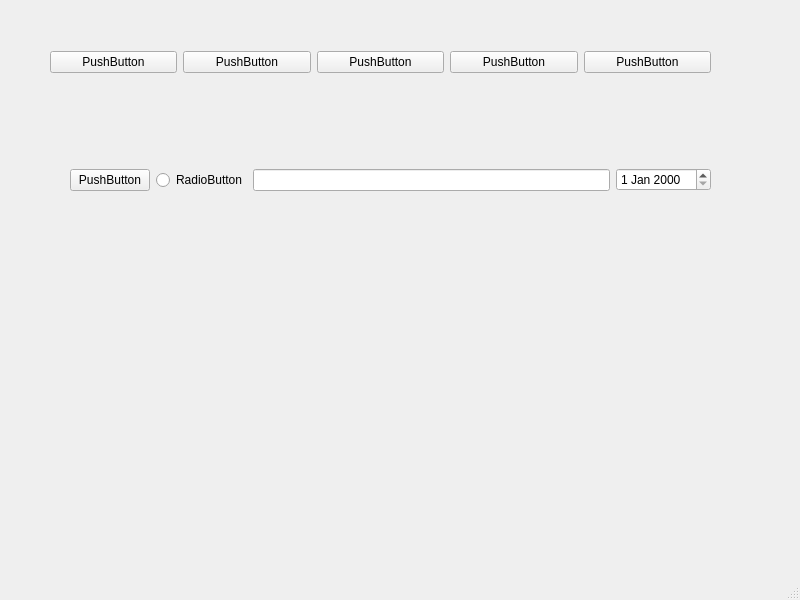
<?xml version="1.0" encoding="UTF-8"?>
<ui version="4.0">
 <class>MainWindow</class>
 <widget class="QMainWindow" name="MainWindow">
  <property name="geometry">
   <rect>
    <x>0</x>
    <y>0</y>
    <width>800</width>
    <height>600</height>
   </rect>
  </property>
  <property name="windowTitle">
   <string>MainWindow</string>
  </property>
  <widget class="QWidget" name="centralwidget">
   <widget class="QWidget" name="horizontalLayoutWidget">
    <property name="geometry">
     <rect>
      <x>70</x>
      <y>140</y>
      <width>641</width>
      <height>80</height>
     </rect>
    </property>
    <layout class="QHBoxLayout" name="horizontalLayout_2">
     <item>
      <widget class="QPushButton" name="pushButton_6">
       <property name="text">
        <string>PushButton</string>
       </property>
      </widget>
     </item>
     <item>
      <widget class="QRadioButton" name="radioButton">
       <property name="text">
        <string>RadioButton</string>
       </property>
      </widget>
     </item>
     <item>
      <widget class="QLineEdit" name="lineEdit"/>
     </item>
     <item>
      <widget class="QDateEdit" name="dateEdit"/>
     </item>
    </layout>
   </widget>
   <widget class="QWidget" name="">
    <property name="geometry">
     <rect>
      <x>50</x>
      <y>50</y>
      <width>661</width>
      <height>25</height>
     </rect>
    </property>
    <layout class="QHBoxLayout" name="horizontalLayout">
     <item>
      <widget class="QPushButton" name="pushButton">
       <property name="text">
        <string>PushButton</string>
       </property>
      </widget>
     </item>
     <item>
      <widget class="QPushButton" name="pushButton_2">
       <property name="text">
        <string>PushButton</string>
       </property>
      </widget>
     </item>
     <item>
      <widget class="QPushButton" name="pushButton_3">
       <property name="text">
        <string>PushButton</string>
       </property>
      </widget>
     </item>
     <item>
      <widget class="QPushButton" name="pushButton_4">
       <property name="text">
        <string>PushButton</string>
       </property>
      </widget>
     </item>
     <item>
      <widget class="QPushButton" name="pushButton_5">
       <property name="text">
        <string>PushButton</string>
       </property>
      </widget>
     </item>
    </layout>
   </widget>
  </widget>
  <widget class="QMenuBar" name="menubar">
   <property name="geometry">
    <rect>
     <x>0</x>
     <y>0</y>
     <width>800</width>
     <height>23</height>
    </rect>
   </property>
  </widget>
  <widget class="QStatusBar" name="statusbar"/>
 </widget>
 <resources/>
 <connections/>
</ui>
